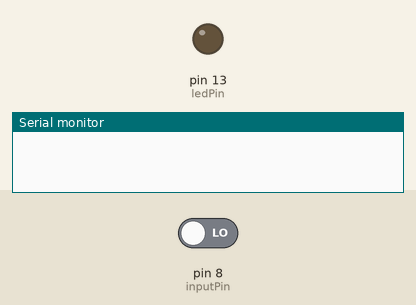
Bench run of a sketch on a simulated Arduino Uno, built with avr-gcc and run on an emulated ATmega328P. Shown: output pins drawn as LEDs (lit = HIGH), the last lines printed to the serial monitor. Inputs (shaded band) come from the test bench; at power-on: pin 8 (inputPin) LOW.

Above: at 1.2 s.
1.3 s: pin 8 (inputPin) driven HIGH
At 4.3 s:
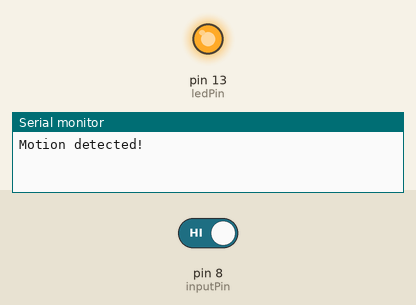
Timing chart, 0 to 5.8 s (numbered marks = the images above; inputs shaded):
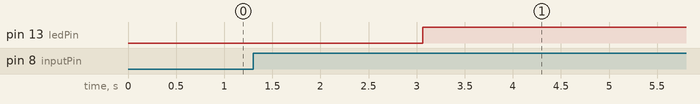

The sketch:

sketch_ECE198.ino
```cpp
//Code authored by:


int ledPin = 13;                // choose the pin for the LED
int inputPin = 8;               // choose the input pin (for PIR sensor)
int pirState = LOW;             // we start, assuming no motion detected
int val = 0;                    // variable for reading the pin status

void setup() {
  pinMode(ledPin, OUTPUT);      // declare LED as output
  pinMode(inputPin, INPUT);     // declare sensor as input

  Serial.begin(9600);
}

/*
for every 100 inputs from the sensor, if a certain number of "motion detected" occurs, output "detected" signal
*/
int count = 0;  //count how many inputs have been received from sensor
int detected = 0;  //count how many motions have been detected out of number of inputs
void loop(){
  delay(30);  //give 30ms delay between each input from sensor

  val = digitalRead(inputPin);  // read input value

  if(count <= 100) {  //only execute once every 100 counts
    count++;
    if(val == HIGH) {  //check if motion detected
      detected++;
    }
  } else {
    count = 0;  //reset count
    if(detected >= 10) {  //check out of 100 times, if more than 10 motions detected, output on (calibration)
      digitalWrite(ledPin, HIGH);
      Serial.println("Motion detected!");
      delay(3000);
    } else {
      digitalWrite(ledPin, LOW);
      Serial.println("No Motion detected");
      count = 1400;  //set delay to 3 seconds if no motion is detected
    }
    detected = 0;  //reset detected times
  }


  // if (val == HIGH)	// check if the input is HIGH
  // {
  //   digitalWrite(ledPin, HIGH);  // turn LED ON

  // //   if (pirState == LOW)
	// // {
  //     Serial.println("Motion detected!");	// print on output change
  //   //   pirState = HIGH;
  //   // }
  // }
  // else
  // {
  //   digitalWrite(ledPin, LOW); // turn LED OFF

  // //   if (pirState == HIGH)
	// // {
  //     Serial.println("Motion ended!");	// print on output change
  //   //   pirState = LOW;
  //   // }
  // }
}


/* Old not functioning code
bool Human_detected = 0;
int IR_State = LOW;

void setup() {
  // put your setup code here, to run once:

 //IR Sensor (on pin D2) is an input
 pinMode(D2, INPUT);
 //pinMode(D13, OUTPUT);     //LED Test
 Serial.begin(9600);

}

void loop() {
  // put your main code here, to run repeatedly:
 Human_detected = digitalRead(D2);

  if (Human_detected){
    Serial.println("Human Detected");
    //digitalWrite(D13, LOW);

  } else {
    Serial.println("Human Not Detected");
    //digitalWrite(D13, LOW);
  }


}
*/
```

Measured:
- after the input at 1.3 s, pin 13 (ledPin): LOW → HIGH after 1.8 s
